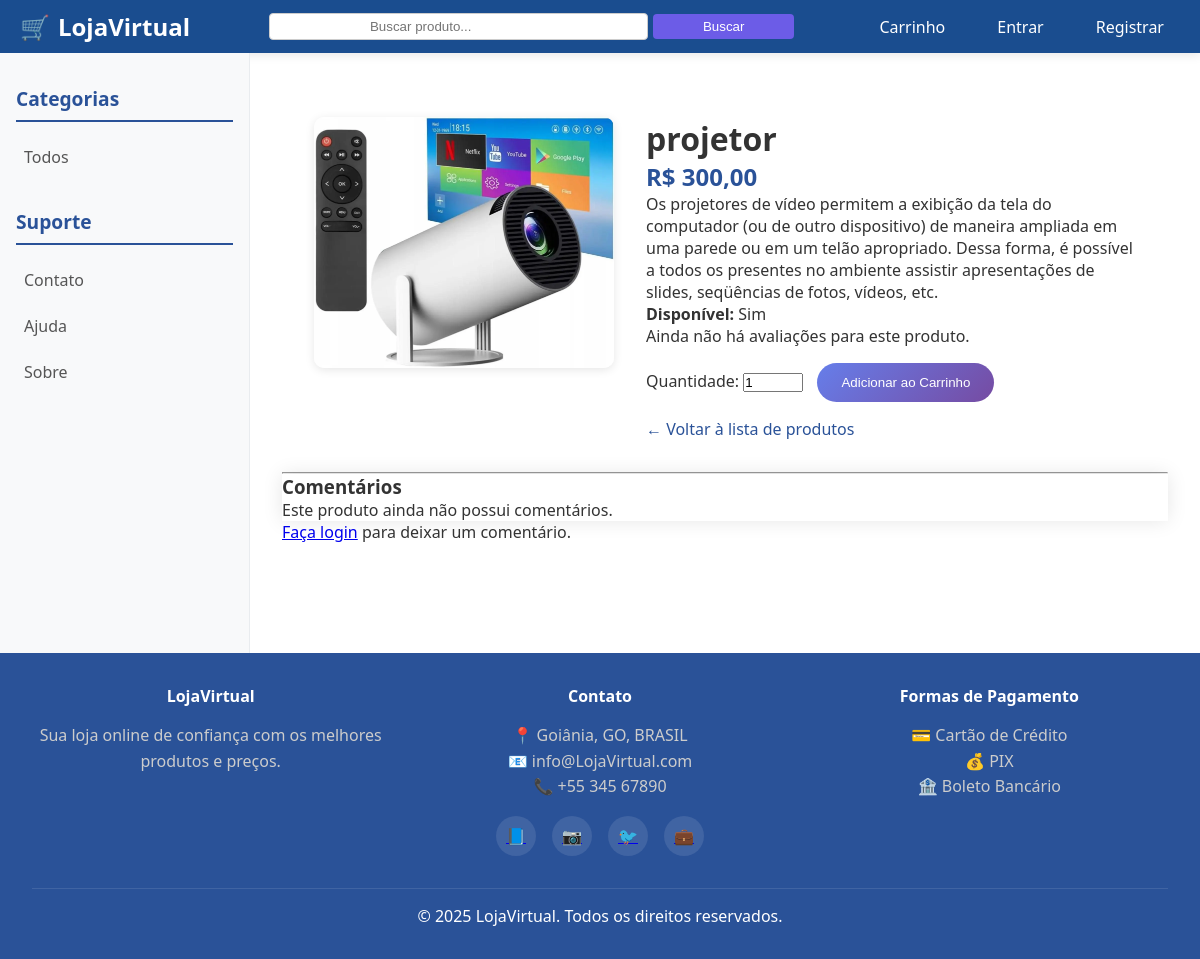
Before: /2/projetor/ with the older database file.
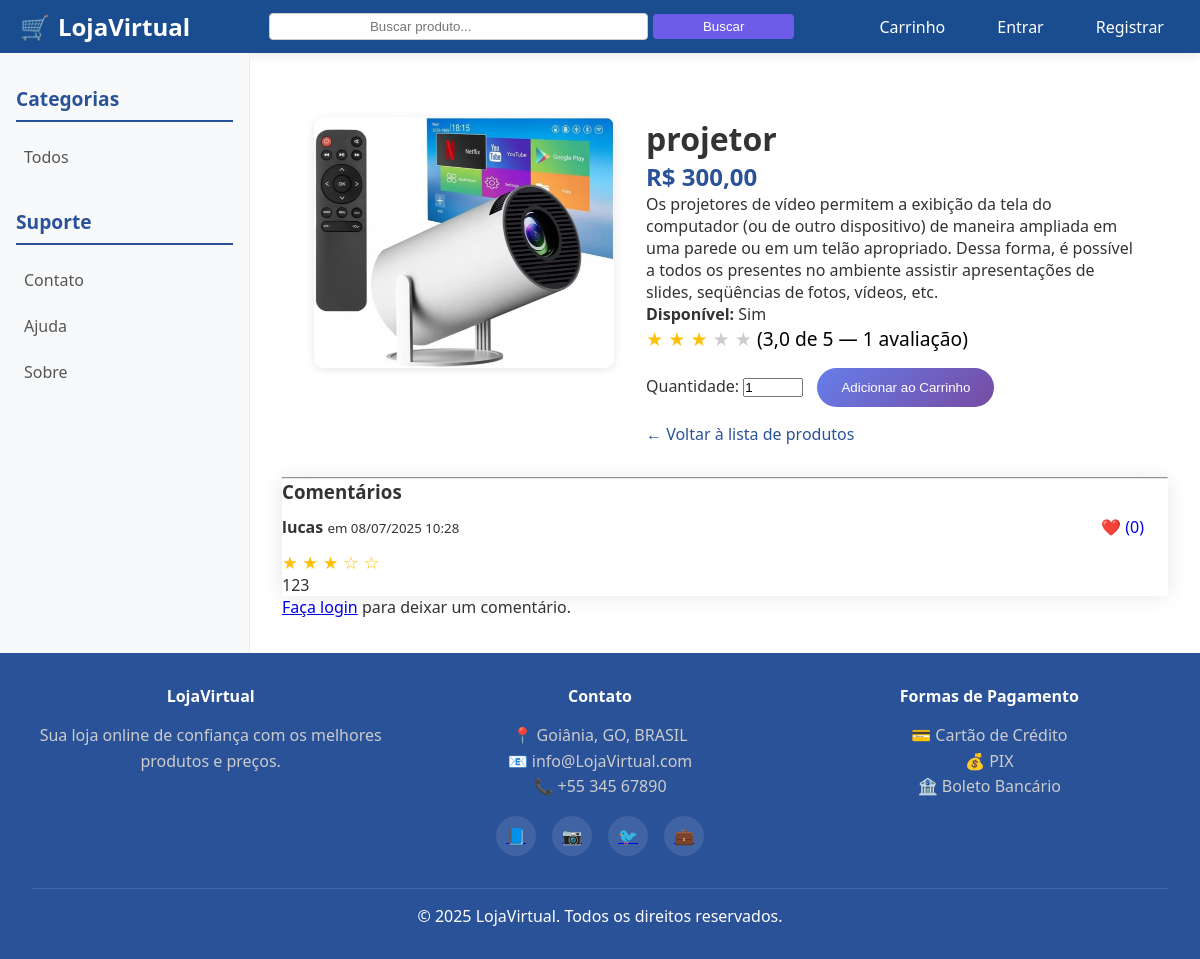
After: the same page with the newer database file.
### store/models.py (models this page shows, shortened)
class Comment(models.Model):
    product = models.ForeignKey(Product, related_name='comments', on_delete=models.CASCADE)  # Produto comentado
    user = models.ForeignKey(User, on_delete=models.CASCADE)  # Autor do comentário
    text = models.TextField("Comentário")  # Texto do comentário
    rating = models.IntegerField(  # Avaliação de 1 a 5 estrelas
        "Avaliação (1 a 5)",
        choices=[(i, i) for i in range(1, 6)],
        default=5
    )
    created_at = models.DateTimeField(auto_now_add=True)  # Criado em
    updated_at = models.DateTimeField(auto_now=True)      # Atualizado em (se editado)
    likes = models.ManyToManyField(  # Likes de outros usuários
        User,
        related_name='liked_comments',
        blank=True
    )
    class Meta:
        ordering = ['-created_at']
    def total_likes(self):
        return self.likes.count()

### store/views.py (the view)
# urls.py: path('<int:id>/<slug:slug>/', views.product_detail, name='product_detail'),
def product_detail(request, id, slug):
    product = get_object_or_404(Product, id=id, slug=slug, available=True)
    comments = product.comments.select_related('user').order_by('-created_at')
    rating_data = product.comments.aggregate(
        average_rating=Avg('rating'),  # Média do campo 'rating'
        total_reviews=Count('id')      # Contagem total de comentários
    )
    if request.method == 'POST':
        if request.user.is_authenticated:  # Verifica se o usuário está logado
            form = CommentForm(request.POST)
            if form.is_valid():  # Valida os dados do formulário
                new_comment = form.save(commit=False)  # Cria uma instância do comentário, mas não salva ainda
                new_comment.product = product          # Associa o comentário ao produto
                new_comment.user = request.user        # Associa o comentário ao usuário logado
                new_comment.save()                     # Salva o comentário no banco de dados
                return redirect('store:product_detail', id=product.id, slug=product.slug)
        else:
            form = CommentForm() # Isso pode ser omitido se a renderização for feita após o if/else
    else:
        form = CommentForm()
    return render(request, 'store/product/detail.html', {
        'product': product,
        'comments': comments,
        'form': form,
        'average_rating': rating_data['average_rating'],
        'total_reviews': rating_data['total_reviews'],
    })

### store/forms.py
class CommentForm(forms.ModelForm):
    class Meta:
        model = Comment
        fields = ['text', 'rating']
        widgets = {
            'text': forms.Textarea(attrs={'rows': 3, 'class': 'form-control'}),
            'rating': forms.Select(attrs={'class': 'form-select'}),
        }
        labels = {
            'text': 'Comentário',
            'rating': 'Avaliação (1 a 5)',
        }

### cart/context_processors.py (called while the page is built)
def cart(request):
    return {'cart': Cart(request)}

### templates/store/product/detail.html (shortened to what this page needs)
{% extends "store/base.html" %}
{% load static %}
{% block content %}
<div style="display: flex; gap: 2rem; align-items: start; padding: 2rem;">
  {% if product.image %}
  <img src="{{ product.image.url }}" alt="{{ product.name }}" width="300" style="border-radius: 10px; box-shadow: 0 2px 10px rgba(0,0,0,0.1);">
  {% endif %}
  <div>
    <h1>{{ product.name }}</h1>
    <h2 style="color: #2a5298;">R$ {{ product.price|floatformat:2 }}</h2>
    <p>{{ product.description|linebreaks }}</p>
    <p><strong>Disponível:</strong> {{ product.available|yesno:"Sim,Não" }}</p>
    {% if average_rating %}
      {% with avg=average_rating|floatformat:1 %}
        <p style="font-size: 1.2rem; color: #ffc107;">
          {% for i in "12345" %}
            {% if forloop.counter <= average_rating %}
              <span style="color: #ffc107;">&#9733;</span>
            {% else %}
              <span style="color: #ccc;">&#9733;</span>
            {% endif %}
          {% endfor %}
          <span style="color: #000;">
            ({{ avg }} de 5 — {{ total_reviews }} avaliação{{ total_reviews|pluralize:",ões" }})
          </span>
        </p>
      {% endwith %}
    {% else %}
      <p>Ainda não há avaliações para este produto.</p>
    {% endif %}
    <form action="{% url 'cart:add_to_cart' product.id %}" method="post" style="margin-top: 1rem;">
      <label for="quantity">Quantidade:</label>
      <input type="number" name="quantity" id="quantity" value="1" min="1" style="width: 60px; margin-right: 10px;">
      <input type="submit" value="Adicionar ao Carrinho" class="btn btn-primary">
    </form>
    <p style="margin-top: 1rem;">
      <a href="{% url 'store:product_list' %}" style="text-decoration: none; color: #2a5298;">← Voltar à lista de produtos</a>
    </p>
  </div>
</div>
<hr>
<div class="container mt-5">
  <h3 class="mb-3">Comentários</h3>
  {% if comments %}
    {% for comment in comments %}
      <div class="card mb-3">
        <div class="card-body">
          <div style="display: flex; justify-content: space-between; align-items: center;">
            <div>
              <strong>{{ comment.user.username }}</strong>
              <small class="text-muted">em {{ comment.created_at|date:"d/m/Y H:i" }}</small>
            </div>
            <div>
              <a href="{% url 'store:like_comment' comment.id %}" class="btn btn-sm btn-outline-primary me-2">
                ❤️ ({{ comment.total_likes }})
              </a>
            </div>
          </div>
          <p class="mb-1 mt-2" style="font-size: 1.1rem; color: #ffc107;">
            {% for i in "12345" %}
              {% if forloop.counter <= comment.rating %}
                ★
              {% else %}
                ☆
              {% endif %}
            {% endfor %}
          </p>
          <p class="mb-0">{{ comment.text|linebreaks }}</p>
        </div>
      </div>
    {% endfor %}
  {% else %}
    <p>Este produto ainda não possui comentários.</p>
  {% endif %}
</div>
{% if user.is_authenticated %}
  <div class="container mt-5">
    <h4>Deixe seu comentário</h4>
    <form method="post">
      {% csrf_token %}
      {{ form.as_p }}
      <button type="submit" class="btn btn-primary">Enviar comentário</button>
    </form>
  </div>
{% else %}
  <p class="text-center mt-4">
    <a href="{% url 'accounts:login' %}">Faça login</a> para deixar um comentário.
  </p>
{% endif %}
{% endblock %}

Changed rows visible on the page:
added Comment: user.username "lucas", created_at "08/07/2025 10:28", total_likes "0", rating 3 (drawn), text "123"
Other visible differences:
{{ avg }}: (not shown) → "3,0"
{{ total_reviews }}: (not shown) → "1"
text no longer shown: "Ainda não há avaliações para este produto. Este produto ainda não possui comentários."
text now shown: "( de 5 — avaliação )"
